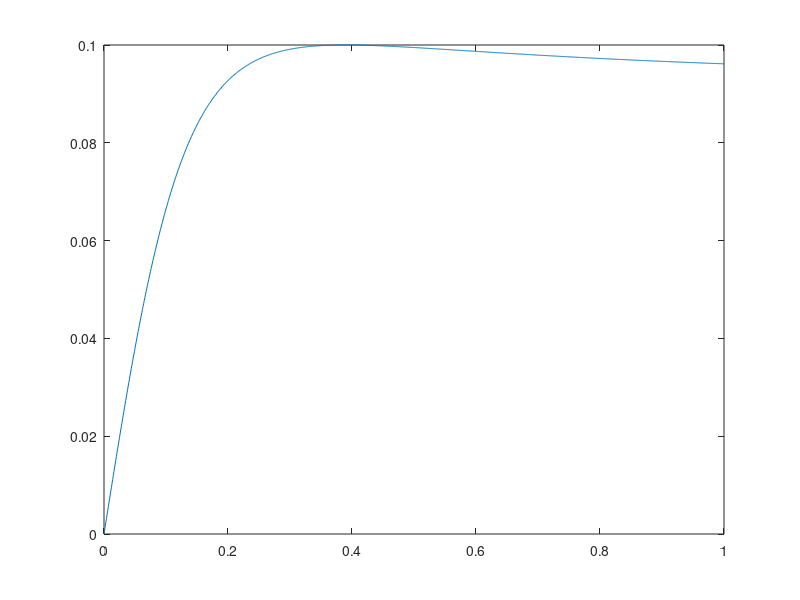

Reproduce this figure in MATLAB.
%%%%%%%%%%%%%%%%%%%%%%%%%%%%%%%%%%%%%%%%
% surface      |   B | C   | D    | E
% Dry Tarmac   |   10| 1.9 | 1    | 0.97
% Wet Tarmac   |   12| 2.3 | 0.82 | 1
% Snow         |   5 | 2   | 0.3  | 1
% Ice          |   4 | 2   | 0.1  | 1
%%%%%%%%%%%%%%%%%%%%%%%%%%%%%%%%%%%%%%%%
% s -- slip ratio
% D -- represents peak coefficient of friction

ch = 4;

if ch == 1
    B = 10; C = 1.9; D = 1; E = 0.97;
elseif ch == 2
    B = 12; C = 2.3; D = 0.82; E = 1;
elseif ch == 3
    B = 5; C = 2; D = 0.3; E = 1;
elseif ch ==4
    B = 4; C = 2; D = 0.1; E = 1;
end

s = 0:0.001:1;
mu = D*sin(C * atan(  B*s-E*(B*s-atan( B*s )))  );

plot(s, mu)